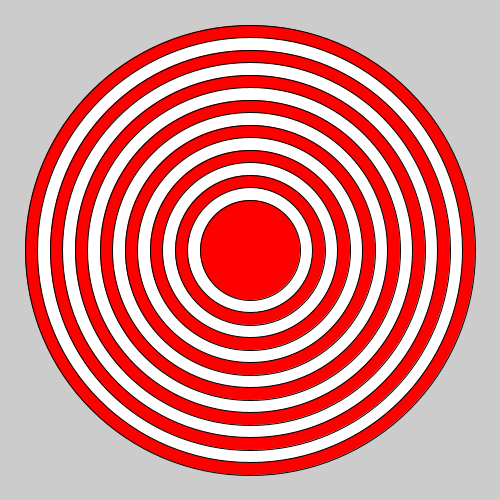
Frame 1 (no input)
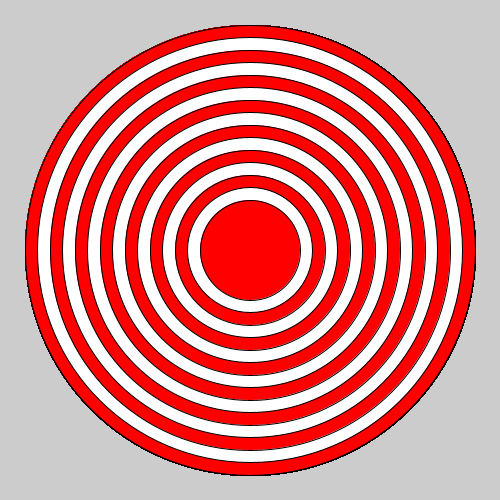
Frame 60 (the mouse pressed at the canvas centre just before this capture)
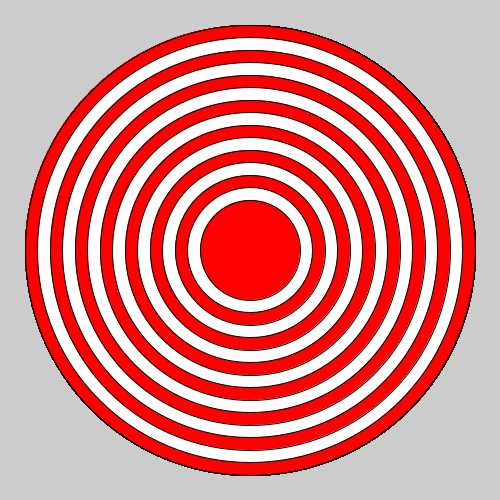
Frame 120 (the mouse held since frame 60 and released just before this capture)

The Processing sketch that drew these frames (run headless with seeded random() and noise(); from frame 60 on, the mouse is pressed at the canvas centre):

// Processing sketch: bullseye
// ── bullseye.pde

void setup() {
 
  // set the size of your sketch, idiot.
  size(500,500);
}

void draw() {
  
  //Starting with the largest ellipse, use a for loop to draw a bullseye with ellipses
  int beans = 450;
  for(int i = 0; i < 15; i++ ){
  
   
    if(beans % 2 == 0){
    fill(255,0,0);
    ellipse(250,250,beans,beans);
    beans -= 25;
    
    }else{
      
    fill(255,255,255);
    ellipse(250,250,beans,beans);
    beans -= 25;
  }
  //Use an if statement and remainder to alternate the color of your rings.
  
}
}
